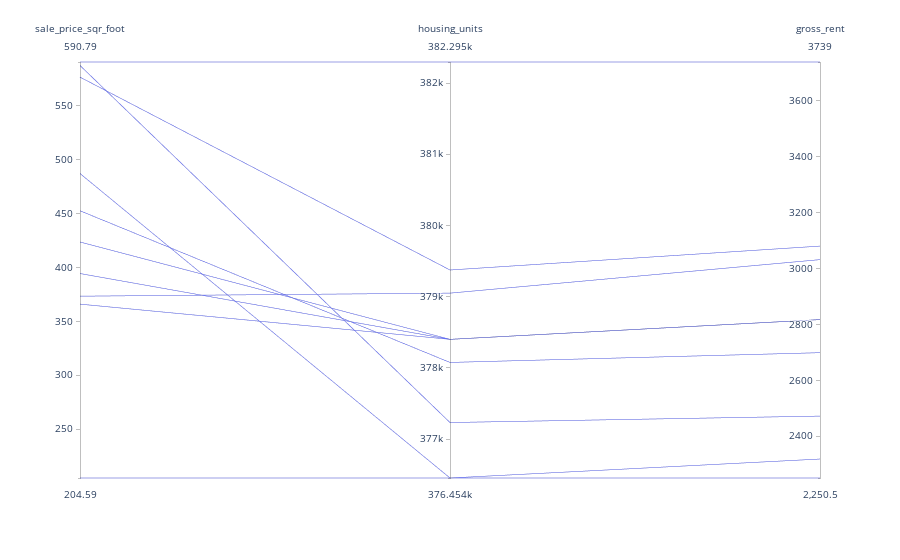

Source (notebook cell):
### Markdown cell above
## Parallel Coordinates and Parallel Categories Analysis

In this section, you will use plotly express to create parallel coordinates and parallel categories visualizations so that investors can interactively filter and explore various factors related to the sales price of the neighborhoods. 

Using the DataFrame of Average values per neighborhood (calculated above), create the following visualizations:
1. Create a Parallel Coordinates Plot
2. Create a Parallel Categories Plot

### Code cell
# Parallel Coordinates Plot
# YOUR CODE HERE!
px.parallel_coordinates(sfo_data.groupby(['neighborhood']).mean().reset_index().head(10))

### Figure 1 — Plotly figure (JSON) as saved in the notebook; plotly's stock layout.template omitted (floating-point values rounded to 4 significant figures)
{"data": [{"dimensions": [{"label": "sale_price_sqr_foot", "values": [366.0, 373.4, 204.6, 590.8, 576.7, 452.7, 394.4, 423.7, 487.2, 587.5]}, {"label": "housing_units", "values": [378401, 379050, 376454, 382295, 379400.0, 378100.0, 378401, 378401, 376454, 377200.0]}, {"label": "gross_rent", "values": [2817.0, 3032.0, 2318.0, 3739, 3080.0, 2699.0, 2817.0, 2817.0, 2250.0, 2472]}], "domain": {"x": [0, 1], "y": [0, 1]}, "name": "", "type": "parcoords"}], "layout": {"autosize": true, "legend": {"tracegroupgap": 0}, "margin": {"t": 60}}}
